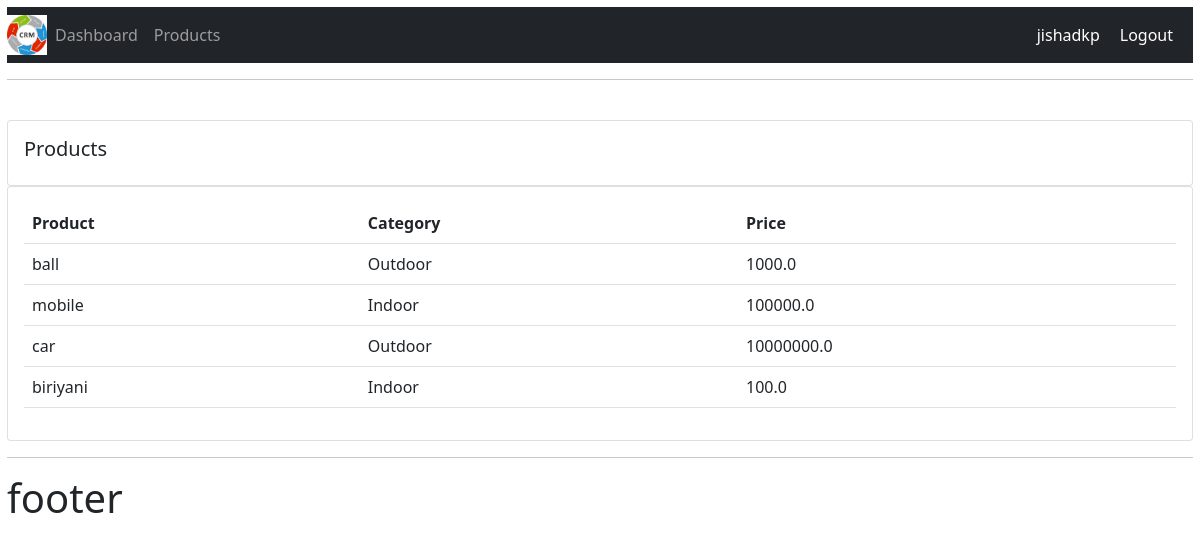
/products (signed in), run on the app's committed database.
### accounts/models.py (models this page shows, shortened)
class Product(models.Model):
    CATEGORY = (
        ('Indoor','Indoor'),
        ('Outdoor','Outdoor'),
    )
    name = models.CharField(max_length =100, null=True)
    price = models.FloatField(null=True)
    category = models.CharField(max_length =100, null=True,choices=CATEGORY)
    description = models.CharField(max_length =1000, null=True,blank=True)
    date_created = models.DateTimeField(auto_now_add=True, null=True)
    tags = models.ManyToManyField(Tag)

### accounts/decorators.py (the view)
		def wrapper_func(request, *args, **kwargs):
			group = None
			if request.user.groups.exists():
				group = request.user.groups.all()[0].name
			if group in allowed_roles:
				return view_func(request, *args, **kwargs)
			else:
				return HttpResponse('You are not authorized to view this page')

### accounts/views.py (called while the page is built)
@login_required( login_url='login')
@allowed_users(allowed_roles=['admin'])
def products(request):
    products = Product.objects.all()
    return render(request, 'accounts/products.html',{'products' :products})

### accounts/templates/accounts/products.html
{%  extends 'accounts/main.html' %}
{% block content %}
		<br>
		<div class="row">
			<div class="col-md">
				<div class="card card-body">
					<h5>Products</h5>
				</div>
				<div class="card card-body">
					<table class="table">
						<tr>
							<th>Product</th>
							<th>Category</th>
							<th>Price</th>
						</tr>
						{% for i in products %}
						<tr>
							<td>{{ i.name }}</td>
							<td>{{ i.category }}</td>
							<td>{{ i.price }}</td>
						</tr>
						{% endfor %}
					</table>
				</div>
			</div>
		</div>
{% endblock content %}

### accounts/templates/accounts/nav.html (shortened to what this page needs)
{% load static %}
<nav class="navbar navbar-expand-lg navbar-dark bg-dark"  >
    <img src="{% static 'images/logo.png' %}" alt="" height="40px" width="40px" padding="40px">
    <div class="collapse navbar-collapse" id="navbarNav">
      <ul class="navbar-nav">
       {% if request.user.is_staff %}
        <li class="nav-item active">
          <a class="nav-link" href="#">Dashboard</a>
        </li>
        <li class="nav-item">
          <a class="nav-link" href="#">Products</a>
        </li>
        {% else %}
        <li class="nav-item">
          <a class="nav-link" href="{% url 'accsettings' %}">Settings</a>
        {% endif %}
      </ul>
    </div>
    <span class="hello">{{request.user}}</span>
    <span class="hello"><a style="" href="{% url 'logout' %}"> Logout</a></span>
  </nav>

### static/css/main.css (style rules this page uses)
body { background-color: #ebeff5; padding: 7px; }

### accounts/templates/accounts/nav.html (style rules this page uses)
.hello { color: white; margin-right: 20px; font-size: 18 px; }
a { text-decoration: none; color: white; }

### data on the page
Product: name "ball", category "Outdoor", price "1000.0"
Product: name "mobile", category "Indoor", price "100000.0"
Product: name "car", category "Outdoor", price "10000000.0"
Product: name "biriyani", category "Indoor", price "100.0"

### other printed values
{{ request.user }} "jishadkp"
